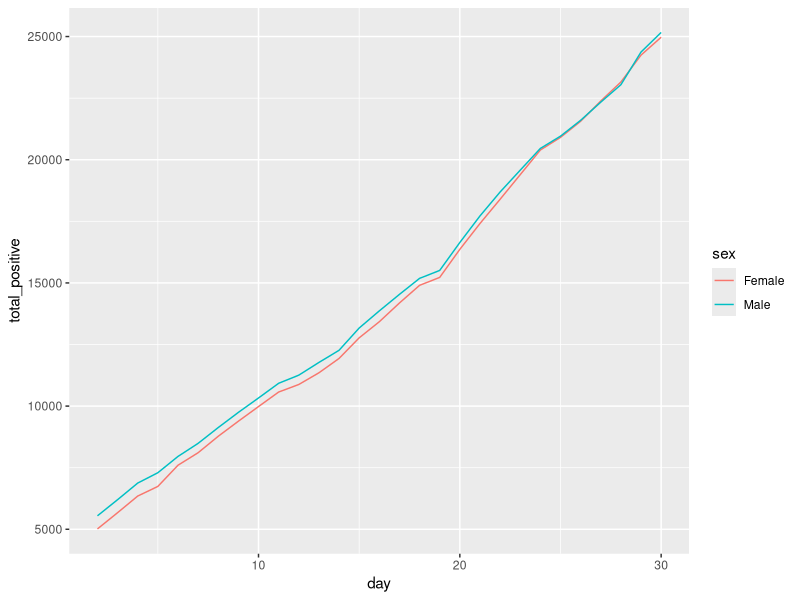
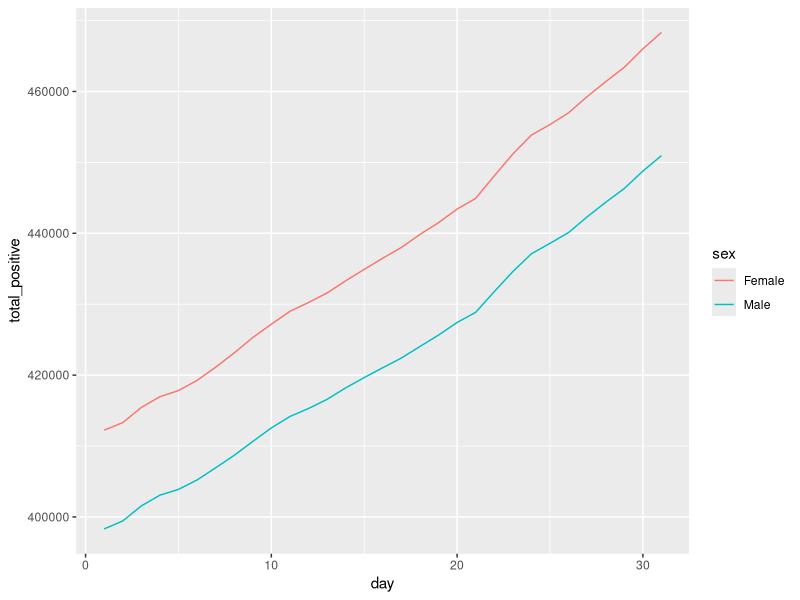

These charts were generated, in order, by the following R code:
## ---- chunk 1
knitr::opts_chunk$set(echo = TRUE)
library(dplyr)
library(ggplot2)
library(readr)
## ---- chunk 2
df <- read.csv(file = "case_demographics_sex.csv", na.strings = c("", ".", "NA", " ", "None"))
  #read_csv("case_demographics_sex.csv", na = c("", " "))
  #read.csv(file ="case_demographics_sex.csv")
df
## ---- chunk 3
# investigate why NA is not populating in df
df %>% filter(deaths == 'NA')
df %>% filter(deaths == NA)
## ---- chunk 4
# structure of dataset
str(df)
## ---- chunk 5
# view the different factors of sex
df$sex %>% unique()
## ---- chunk 6
# view count of each unique 'sex'
df %>% group_by(sex) %>% count()
## ---- chunk 7
# remove observations of 'Transgender' because there's only one in the dataset and also remove 'Unknown'
df <- df %>% filter(sex != "Transgender" & sex != "Unknown")
df
## ---- chunk 8
# add 'month' and 'day' columns
df$month <-as.numeric(substr(df$date, 6, 7))
df$day <-as.numeric(substr(df$date, 9, 10))
df
## ---- chunk 9
# remove 'date' column
df$date <- NULL

# rename 'totalpositive2' column
colnames(df)[names(df) == "totalpositive2"] <- "total_positive"

df
## ---- chunk 10
# show dataframe of month April only
april <- df %>% filter(month == 4)
april
## ---- chunk 11
# notice that there are duplicates in the dataset
female_4 <- april %>% filter(sex == "Female")
female_4
## ---- chunk 12
# create a function to remove duplicate rows
remove_dup <- function(dataframe) {
  return(dataframe[!duplicated(dataframe), ])
}
## ---- chunk 13
female_4_cleaned <- remove_dup(female_4)
female_4_cleaned
## ---- chunk 14
# function to double check for duplicates
check_for_dups <- function(dataframe) {
  len = dataframe %>% group_by(day) %>% count() %>% pull(n) %>% unique() %>% length()
  if (len != 1) {
    print("Oh, no! There are duplicates in this dataset! :( ")
  } else {
    print("Yay! There are no duplicates in this dataset! :) ")
  }
}

check_for_dups(female_4)
check_for_dups(female_4_cleaned)
## ---- chunk 15
# apply the remove_dup() function the entire dataset
df <- remove_dup(df)
df
## ---- chunk 16
# plot first available month (April) of dataset
ggplot(data = df %>% filter(month == 4), aes(x = day, y = total_positive, color = sex, group = sex)) +
  geom_line()
## ---- chunk 17
# plot last available month (October) of dataset
ggplot(data = df %>% filter(month == 10), aes(x = day, y = total_positive, color = sex, group = sex)) +
  geom_line()
## ---- chunk 18
#View(df)
str(df)
